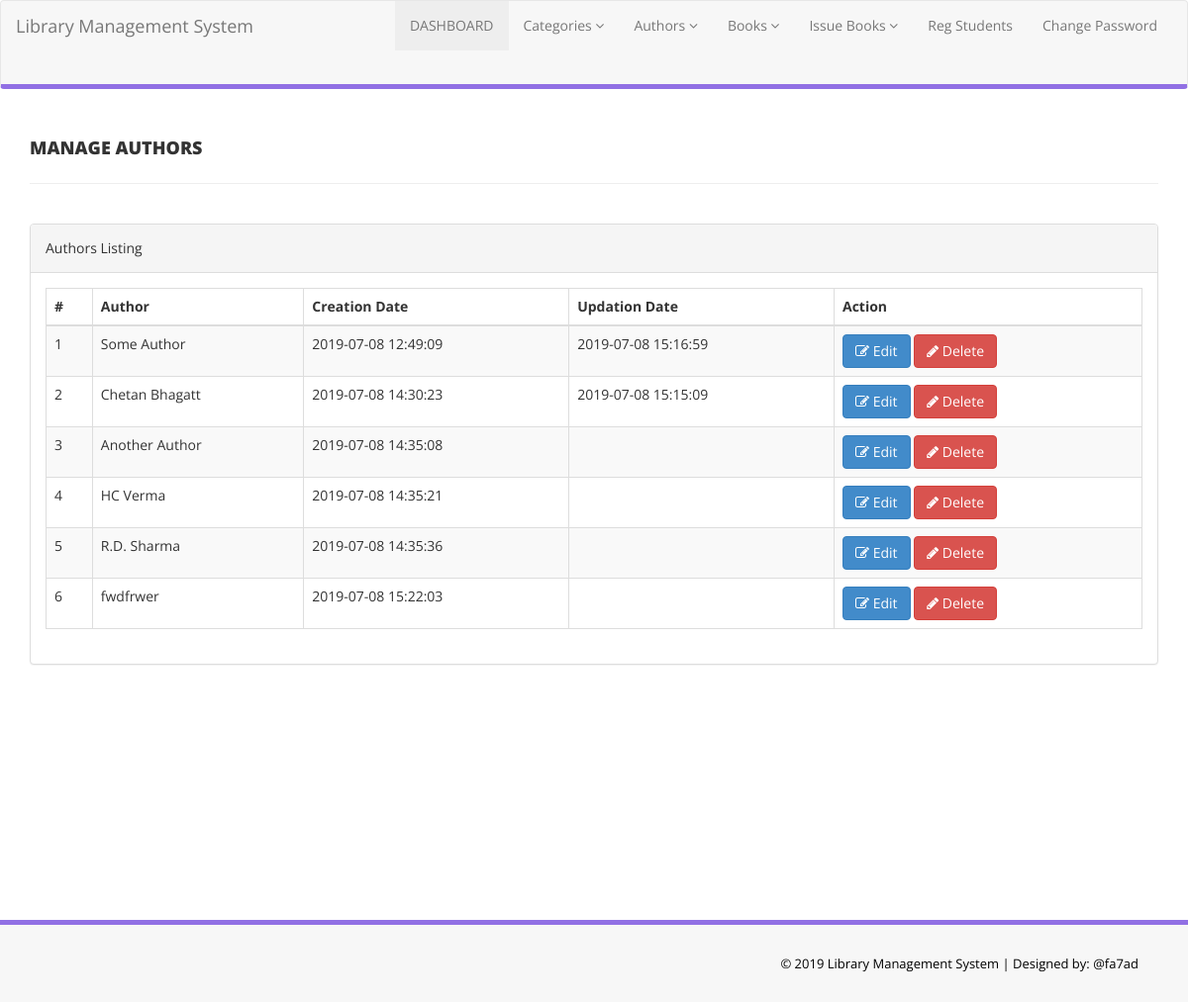
Screenshot of /app/src/admin/manage-authors.php (signed in) with the database file from the repository.
### tables this page shows
CREATE TABLE `tblauthors` (
  `id` int(11) NOT NULL,
  `AuthorName` varchar(159) DEFAULT NULL,
  `creationDate` timestamp NULL DEFAULT CURRENT_TIMESTAMP,
  `UpdationDate` timestamp NULL DEFAULT NULL ON UPDATE CURRENT_TIMESTAMP
);

### app/src/admin/manage-authors.php (the view, shortened to what this page needs)
<?php
include 'includes/config.php';
?>
<!DOCTYPE html>
<html lang="en">
<head>
  <link href="assets/css/bootstrap.css" rel="stylesheet" />
  <link href="assets/css/font-awesome.css" rel="stylesheet" />
  <link href="assets/js/dataTables/dataTables.bootstrap.css" rel="stylesheet" />
  <link href="assets/css/style.css" rel="stylesheet" />
</head>
<body>
  <?php include 'includes/header.php'; ?>
  <div class="content-wrapper">
    <div class="container">
      <div class="row pad-botm">
        <div class="col-md-12">
          <h4 class="header-line">Manage Authors</h4>
        </div>
        <div class="row">
        </div>
      </div>
      <div class="row">
        <div class="col-md-12">
          <div class="panel panel-default">
            <div class="panel-heading">
              Authors Listing
            </div>
            <div class="panel-body">
              <div class="table-responsive">
                <table class="table table-striped table-bordered table-hover" id="dataTables-example">
                  <thead>
                    <tr>
                      <th>#</th>
                      <th>Author</th>
                      <th>Creation Date</th>
                      <th>Updation Date</th>
                      <th>Action</th>
                    </tr>
                  </thead>
                  <tbody>
                    <?php $sql = "SELECT * from  tblauthors";
                    $query = $dbh->prepare($sql);
                    $query->execute();
                    $results = $query->fetchAll(PDO::FETCH_OBJ);
                    $cnt = 1;
                    if ($query->rowCount() > 0) {
                      foreach ($results as $result) { ?>
                        <tr class="odd gradeX">
                          <td class="center"><?php echo htmlentities($cnt); ?></td>
                          <td class="center"><?php echo htmlentities($result->AuthorName); ?></td>
                          <td class="center"><?php echo htmlentities($result->creationDate); ?></td>
                          <td class="center"><?php echo htmlentities($result->UpdationDate); ?></td>
                          <td class="center">
                            <a href="edit-author.php?athrid=<?php echo htmlentities($result->id); ?>"><button class="btn btn-primary"><i class="fa fa-edit "></i> Edit</button>
                              <a href="manage-authors.php?del=<?php echo htmlentities($result->id); ?>" onclick="return confirm('Are you sure you want to delete?');"" >  <button class=" btn btn-danger"><i class="fa fa-pencil"></i> Delete</button>
                          </td>
                        </tr>
                    <?php $cnt = $cnt + 1;
                      }
                    } ?>
                  </tbody>
                </table>
              </div>
            </div>
          </div>
        </div>
      </div>
    </div>
  </div>
  <?php include 'includes/footer.php'; ?>
</body>
</html>

### app/src/admin/assets/css/style.css (style rules this page uses)
.content-wrapper { margin-top: 40px; min-height:800px; padding-bottom:90px; }
.header-line { font-weight:900; padding-bottom:25px; border-bottom:1px solid #eeeeee; text-transform:uppercase; }
.pad-botm { padding-bottom:30px; }

### rows the page displays
tblauthors: AuthorName "Some Author", creationDate "2019-07-08 12:49:09", UpdationDate "2019-07-08 15:16:59"
tblauthors: AuthorName "Chetan Bhagatt", creationDate "2019-07-08 14:30:23", UpdationDate "2019-07-08 15:15:09"
tblauthors: AuthorName "Another Author", creationDate "2019-07-08 14:35:08"
tblauthors: AuthorName "HC Verma", creationDate "2019-07-08 14:35:21"
tblauthors: AuthorName "R.D. Sharma", creationDate "2019-07-08 14:35:36"
tblauthors: AuthorName "fwdfrwer", creationDate "2019-07-08 15:22:03"
